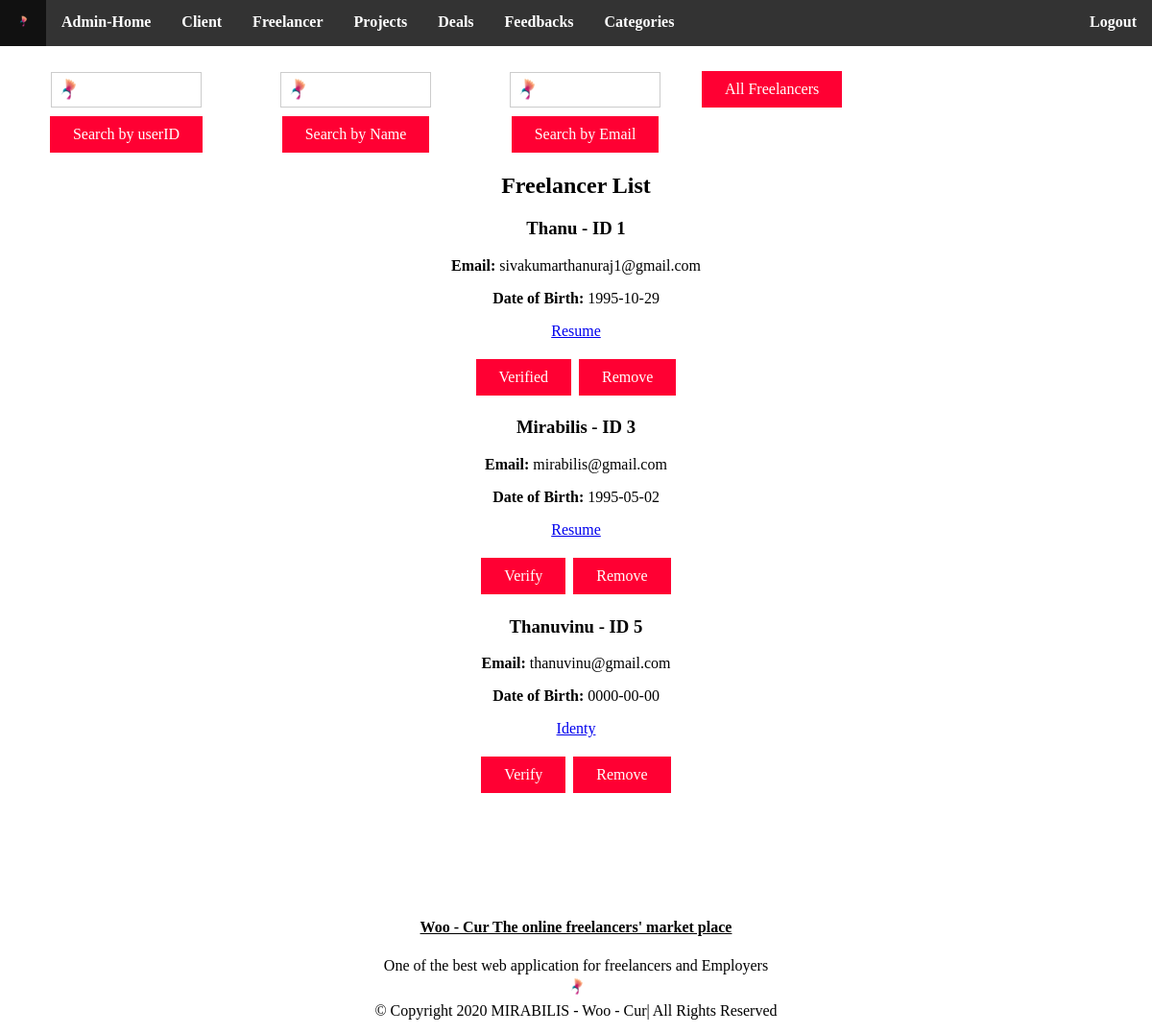
Page /admin/freelancer.php (signed in) on the committed database.
### tables this page shows
CREATE TABLE IF NOT EXISTS `user` (
  `id` int(11) NOT NULL AUTO_INCREMENT,
  `name` varchar(255) NOT NULL,
  `password` varchar(255) NOT NULL,
  `address` varchar(255) NOT NULL,
  `email` varchar(255) NOT NULL,
  `contact` varchar(255) NOT NULL,
  `dob` date NOT NULL,
  `gender` varchar(255) NOT NULL,
  `usertype` varchar(255) NOT NULL,
  `photo` varchar(255) NOT NULL,
  `verification` tinyint(4) NOT NULL,
  `cv` varchar(255) NOT NULL,
  `identy` varchar(255) NOT NULL,
  PRIMARY KEY (`id`)
);

### admin/freelancer.php (the view, shortened to what this page needs)
<?php
require("../include/db.php");
$result = $mysqli->query("SELECT * FROM user WHERE usertype = 'freelancer'");
?>
<!DOCTYPE html>
<html lang="en-us">
	<head>
		<link rel="stylesheet" href="css/afreelancer.css">
	</head>
	<body id="body" class="body">
			<div class="navbar" id="navbar">
			<ul class="menu" id="menu">
				<li><a href="index.php"><img src="../icons/k4.ico" alt=""></a></li>
				<li><a href="index.php#home">Admin-Home</a></li>
				<li><a href="client.php">Client</a></li>
				<li><a href="freelancer.php">Freelancer</a></li>
				<li><a href="project.php">Projects</a></li>
				<li><a href="deal.php">Deals</a></li>
				<li><a href="feedback.php">Feedbacks</a></li>
				<li><a href="category.php">Categories</a></li>
				<li class="navspace"><a href="inc/logout.php">Logout</a></li>
			</ul>
			</div>
		<div class="home" id="home">
		<div class="index">
		<div class="searching">
				<form action="freelancer.php" method="post">
					<div class="s_container">
					  <input type="text" name="s_userid" required>
					  <center><button type="submit">Search by userID</button></center>
					</div>
				</form>
				<form action="freelancer.php" method="post">
					<div class="s_container">
					  <input type="text" name="s_name" required>
					  <center><button type="submit">Search by Name</button></center>
					</div>
				</form>
				<form action="freelancer.php" method="post">
					<div class="s_container">
					  <input type="email" name="s_email" required>
					  <center><button type="submit">Search by Email</button></center>
					</div>
				</form>
				<form action="freelancer.php" method="post">
					<div class="s_container">
					  <center><button type="submit" name="All">All Freelancers</button></center>
					</div>
				</form>
		</div>
			<h2>Freelancer List</h2>
			<div class="container">
						<?php
						if ($result->num_rows) {
							while ($row = $result->fetch_assoc()) {
						?>
						<div class="results">
						<h3>
						<?=ucfirst($row['name'])?> - ID <?=$row['id']?>
						</h3>
						<p><b>Email:</b> <?=$row['email']?></p>
						<p><b>Date of Birth:</b> <?=$row['dob']?><p>
						<p><a href="../<?=$row['photo']?>" target="_blank"><?php if($row['photo']!=""){echo 'Photo';}?></a><p>
						<p><a href="../<?=$row['identy']?>" target="_blank"><?php if($row['identy']!=""){echo 'Identy';}?></a></p>
						<p><a href="../<?=$row['cv']?>" target="_blank"><?php if($row['cv']!=""){echo 'Resume';}?></a></p>
						<a href="inc/verify.php?fid=<?=$row['id']?>"><button><?=($row['verification']?'Verified':'Verify')?></button></a>
						<a href="inc/delete.php?fid=<?=$row['id']?>"><button>Remove</button></a>
						</div>
						<?php
								}
						}
						else{
							echo '<i>Nothing to Show!</i>';
						}
						?>
			</div>
        </div>
		</div>
	<div class="footer" id="footer">
	<h4><a href="#body">Woo - Cur The online freelancers' market place</a></h4>
	<p>One of the best web application for freelancers and Employers<br>
	<a href="#body"><img src="../icons/k3.ico" alt="Woocur" /></a>
	<br>&copy; Copyright 2020  MIRABILIS - Woo - Cur| All Rights Reserved</p>
	</div>
	</body>
</html>

### admin/css/afreelancer.css (style rules this page uses)
#body { margin-bottom:0px; margin-top:0px; margin-left:0px; margin-right:0px; width:100%; height:auto; background-image:url(../img/banner.jpg); }
.home { width:98%; left:1%; right:1%; text-align:center; position:relative; top:52px; height:auto; }
.index { padding-top:0%; padding-bottom:10%; top:100px; }
.container { position:relative; width:50%; height:auto; right:25%; left:25%; background-color:transparent; }
.results { width:50%; height:auto; position:relative; right:25%; left:25%; background-image:url(../img/portfolio-3.jpg); background-position:center; background-size:100% 100%; }
.footer { height:120px; position:relative; top:40px; text-align:center; color:black; width:98%; border-radius:0px; left:1%; right:1%; }
.footer a { color:black; }
.footer img { height:25px; width:25px; }
ul { list-style-type:none; margin:0; padding:0; overflow:hidden; background-color:#333; position:fixed; z-index:7; top:0; width:100%; }
li { float:left; font-weight:bold; }
li.navspace { float:right; }
li a { display:block; color:white; text-align:center; padding:14px 16px; text-decoration:none; }
.searching { width:98%; }
.s_container { float:left; }
button { background-color: #FF0033; border:none; Color:white; padding:10px 24px; text-align:center; text-decoration:none; font-size:16px; margin:4px 2px; cursor:pointer; font-family:Times New Roman; }
input[type=text] { width:40%; padding:10px 30px; margin:5px 0; border:1px solid #ccc; border-radius:0px; cursor:pointer; background-image:url(../../icons/k3.ico); background-position:1px 1px; background-repeat:no-repeat; }
input[type=email] { width:40%; padding:10px 30px; margin:5px 0; border:1px solid #ccc; border-radius:0px; cursor:pointer; background-image:url(../../icons/k3.ico); background-position:1px 1px; background-repeat:no-repeat; }

### rows in the picture
user: name "Thanu", id "1", email "sivakumarthanuraj1@gmail.com", dob "1995-10-29", shows "Resume", verification "Verified"
user: name "Mirabilis", id "3", email "mirabilis@gmail.com", dob "1995-05-02", shows "Resume", verification "Verify"
user: name "Thanuvinu", id "5", email "thanuvinu@gmail.com", dob "0000-00-00", shows "Identy", verification "Verify"
